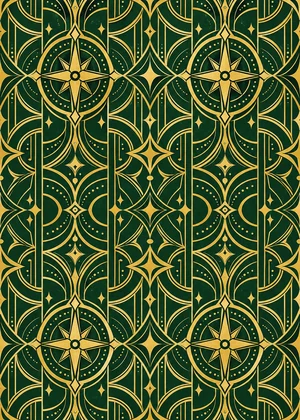
#> input picture solitaire/back.webp, 300 x 420 px
$ python -i process_art.py   (imports and definitions only)
#> lines starting #> are read from the running program, lines starting #| are printed output that depends on the picture; after the words box and inside, x2 and y2 are one past the last pixel; in counts of white or black regions, pixels touching at a corner belong together
#> further down, picture is the input picture: PIL image 300x420 RGB; mean R, G, B 73.6, 90.2, 45.8
"""小遊戲美術後製：把 ChatGPT 出的原圖裁切、縮圖、轉 webp，放到遊戲讀取的位置。

用法（在專案根目錄）：
    python tools/process_art.py              # 處理 output/imagegen/arcade/ 裡有的原圖
    python tools/process_art.py --src X --dst Y   # 測試用：指定來源與輸出根目錄

原圖檔名（.png / .jpg / .webp 皆可），缺的會略過，所以可以一張一張補：
    icon-sudoku / icon-minesweeper / icon-bulls-cows / icon-solitaire / icon-rpg / icon-tower-orbs / icon-drift-ark / icon-tetris / icon-pokemo / icon-outpost / icon-neon-danmaku / icon-sky-frontier / icon-shrine
    cover-<遊戲>（首頁彩色封面，13 款；大作 900×600、小品 600×600，清單見下方 COVER_SIZE；輸出 covers/<遊戲>.webp）
    solitaire-back / solitaire-felt
    minesweeper-flag / minesweeper-mine
    relic-<id> / trait-<id> / boss-<id> / event-<id> / node-<id> / unlock-<id>（轉珠之塔地城，id 見下方 RG_ART）
    sf-<id>（天穹拓荒的方塊、怪物、人物、背景，id 見下方 SF_ART）

聖林神廟（shrine）另有一組，原圖放 output/imagegen/shrine/（--shrine-src 可改），輸出到 shrine/art/ 並產生 index.json：
    m-<id>（怪物，2x2 四格）／n-<id>（NPC，單張正面）／sheet-props、sheet-items、sheet-equip（各 4x4 共 16 格）
    以及 p-／i-／e-<id> 單張補圖（優先於圖表切出來的）。id 與格位順序見下方 SH_*，細節見 美術需求_ChatGPT出圖.md 第 16 節
    hero（英雄，4 欄 × 3 列 12 格 → 取代 shrine/art/hero.webp）、boss-forest／fire／water／temple（首領 → boss_*.webp），
    這兩類是固定檔名，不列入 index.json

規格與 prompt 見 美術需求_ChatGPT出圖.md。只用 Pillow，不是網站的一部分（網站本身仍然零依賴）。
"""
import argparse
import json
import sys
import re
from collections import deque
from pathlib import Path

from PIL import Image, ImageChops, ImageDraw, ImageFilter, ImageStat

ROOT = Path(__file__).resolve().parent.parent
EXTS = ('.png', '.jpg', '.jpeg', '.webp')


# [8 lines left out: function center_crop, not called in this run]


def icon(im, size):
    """首頁卡片圖示：正方形滿版（卡片框本身有圓角，圖不用自帶圓角）。"""
    return center_crop(im.convert('RGB'), 1).resize((size, size), Image.LANCZOS)


def card_back(im, w, h):
    """牌背：裁成 5:7。"""
    return center_crop(im.convert('RGB'), w / h).resize((w, h), Image.LANCZOS)


# [47 lines left out: functions seamless_tile, sprite, trimmed, not called in this run]


def cell_fill(im, size):
    """貼滿一格（門、機器、原木這類要填滿方塊的物件）。"""
    return trimmed(im).resize((size, size), Image.LANCZOS)


# [25 lines left out: functions cell_floor, figure, h_seam, not called in this run]


# 天穹拓荒：處理方式 → 原圖 id 清單（去掉 sf- 就是輸出檔名）。tile-<key> 要跟 sky-frontier/index.html 的 TILE_DEFS 一致。
SF_DIR = 'sky-frontier/art'
SF_ART = {
    (lambda im: seamless_tile(im, 256)): [f'tile-{k}' for k in ('dirt', 'sand', 'stone', 'cobble', 'deep', 'seal', 'bedrock', 'plank', 'brick', 'cloud', 'ruin', 'lava')]
        + ['cave-dirt', 'cave-stone', 'cave-deep', 'wall_wood', 'wall_stone', 'wall_brick'],
    (lambda im: h_seam(im, 1, 64)): ['tile-moss', 'tile-frost'],
    (lambda im: cell_fill(im, 64)): [f'tile-{k}' for k in ('o_coal', 'o_iron', 'o_gold', 'o_crystal', 'o_blue', 'o_aether', 'o_star', 'log', 'leaves', 'glass', 'ladder', 'door', 'gate', 'gateopen', 'lamp', 'lamp-on', 'drill', 'seller', 'notgate', 'delay', 'clock')],
    (lambda im: cell_floor(im, 64)): [f'tile-{k}' for k in ('dooropen', 'mushroom', 'torch', 'chest', 'bench', 'furnace', 'anvil', 'bed', 'boundary', 'board', 'stele', 'lever', 'lever-on', 'plate', 'sapling', 'crop', 'crop-ripe', 'altar')],
    (lambda im: figure(im, 128)): ['player', 'npc-scrap', 'npc-artisan'] + [f'mob-{k}' for k in ('slug', 'walker', 'bat', 'bomber', 'archer', 'golem', 'flame', 'wraith')],
    (lambda im: figure(im, 256)): [f'mob-{k}' for k in ('warden', 'skylord', 'starfall')] + ['bg-island-1', 'bg-island-2', 'bg-island-3'],
    (lambda im: cell_floor(im, 128)): ['bg-sun', 'bg-moon'],
    (lambda im: center_crop(im.convert('RGBA'), 3 / 2).resize((1536, 1024), Image.LANCZOS)): ['bg-far', 'bg-mid'],  # 遊戲內左右交替翻轉相接
}


# 轉珠之塔地城的圖示：種類 → (輸出邊長, id 清單)。id 要跟 tower-orbs/rogue.js 的 RG_RELIC / RG_TRAIT /
# RG_BOSS / RG_EVENT / RG_NODE / RG_UNLOCK 一致（新增時兩邊都加）。全部輸出到 tower-orbs/rg/<種類>-<id>.webp
RG_DIR = 'tower-orbs/rg'
RG_ART = {
    'relic': (128, ['ember', 'fuel', 'ash', 'wildfire', 'tide', 'coral', 'abyss', 'grail', 'spring', 'halo',
                    'prism', 'harmony', 'rainbow', 'cell', 'coil', 'dynamo',
                    'core', 'greed', 'glass', 'watch', 'rage', 'chain', 'bell']),
    'trait': (64, ['rage', 'twin', 'regen', 'drain', 'shell', 'ward', 'venom', 'curse']),
    'boss': (96, ['seal', 'barrier', 'shift']),
    'event': (256, ['altar', 'gamble', 'wanderer', 'fountain', 'chest']),
    'node': (96, ['battle', 'elite', 'event', 'shop', 'rest', 'boss']),
    'unlock': (96, ['gold', 'relics', 'lead4', 'asc', 'kit']),
}

# 首頁封面：(寬, 高) → 遊戲清單。大作＝橫幅 3:2（900×600），小品＝方形 1:1（600×600）。
# 要跟根 index.html 兩個區塊的卡片一致；rpg-next 與 rpg 共用 covers/rpg.webp，不另出圖
COVER_DIR = 'covers'
COVER_QUALITY = 82
COVER_SIZE = {
    (900, 600): ['pokemo', 'shrine', 'rpg', 'tower-orbs', 'drift-ark', 'outpost', 'sky-frontier', 'border-lord', 'xiuxian'],   # 深掘礦工已併入天穹拓荒
    (600, 600): ['sudoku', 'minesweeper', 'bulls-cows', 'solitaire', 'tetris', 'neon-danmaku', 'blizzard-cabin'],
}


# [4 lines left out: function cover, not called in this run]


# 原圖名 → (輸出路徑, 處理函式)
JOBS = {
    **{f'icon-{g}': (f'icons/{g}.webp', lambda im: icon(im, 256))
       for g in ['sudoku', 'minesweeper', 'bulls-cows', 'solitaire', 'rpg', 'tower-orbs', 'drift-ark', 'tetris', 'pokemo', 'outpost', 'neon-danmaku', 'sky-frontier', 'shrine']},
    # 首頁彩色封面：原圖 cover-<遊戲>，輸出 covers/<遊戲>.webp（品質 82）。尺寸依 COVER_SIZE 分大作／小品
    **{f'cover-{g}': (f'{COVER_DIR}/{g}.webp', (lambda s: lambda im: cover(im, s))(size))
       for size, games in COVER_SIZE.items() for g in games},
    'solitaire-back': ('solitaire/back.webp', lambda im: card_back(im, 300, 420)),
    'solitaire-felt': ('solitaire/felt.webp', lambda im: seamless_tile(im, 512)),
    'minesweeper-flag': ('minesweeper/flag.webp', lambda im: sprite(im, 96)),
    'minesweeper-mine': ('minesweeper/mine.webp', lambda im: sprite(im, 96)),
    **{f'{k}-{i}': (f'{RG_DIR}/{k}-{i}.webp', (lambda n: lambda im: sprite(im, n))(n))
       for k, (n, ids) in RG_ART.items() for i in ids},
    **{f'sf-{i}': (f'{SF_DIR}/{i}.webp', fn) for fn, ids in SF_ART.items() for i in ids},
    # 珠界主畫面按鍵框：遊戲裡拉成 4:1，兩張都存在才會換上
    'pokemo-btn': ('pokemo/art/ui-btn.webp', lambda im: trimmed(im).resize((640, 160), Image.LANCZOS)),
    'pokemo-btn-pri': ('pokemo/art/ui-btn-pri.webp', lambda im: trimmed(im).resize((640, 160), Image.LANCZOS)),
}


# ================= 聖林神廟（shrine）=================
# id 要跟 shrine/index.html 的 ICON_OF／P_ART、game.js 的 MON_ART、maps.js 的 npc id 一致
SH_DIR = 'shrine/art'
SH_MON = ['slime', 'slime-water', 'slime-mush', 'slime-ember', 'knight', 'goblin', 'archer']
SH_NPC = ['chief', 'smith', 'merchant', 'traveler', 'trainer', 'villager']
# 圖表：原圖名 → 由左到右、由上到下 16 格的 id
SH_SHEETS = {
    'sheet-props': ['p-chest', 'p-chest-open', 'p-pot', 'p-pot-broken', 'p-brazier', 'p-brazier-lit', 'p-block', 'p-plate',
                    'p-altar', 'p-pillar', 'p-pillar-broken', 'p-campfire', 'p-board', 'p-hook', 'p-stake', 'p-gate'],
    'sheet-items': ['i-coin', 'i-heart', 'i-key', 'i-bomb', 'i-boomerang', 'i-lantern', 'i-hookshot', 'i-piece',
                    'i-relic-forest', 'i-relic-fire', 'i-relic-water', 'i-shard', 'i-ore', 'i-core-forest', 'i-core-fire', 'i-core-water'],
    'sheet-equip': ['e-wood_sword', 'e-iron_sword', 'e-flame_sword', 'e-star_sword', 'e-wood_shield', 'e-iron_shield', 'e-prism_shield', 'e-cloth',
                    'e-scale_mail', 'e-ember_mail', 'e-wind_boots', 'e-lucky_ring', 'e-sword_crest', 'i-potion', 'i-arrow', 'i-heart-full'],
}
SH_ITEM_EDGE = {'p': 192, 'e': 192, 'i': 128}   # 小物件長邊縮到幾 px（依 id 前綴）
# 首領原圖 boss-<key> → 成品檔名（temple 對應 boss_time，檔名沿用現行）
SH_BOSS = {'forest': 'boss_forest', 'fire': 'boss_fire', 'water': 'boss_water', 'temple': 'boss_time'}
HERO_CELL = (204, 154)    # 英雄圖集每格大小；成品 4 欄 × 4 列＝816×616，格式要跟 shrine/index.html 的 HERO_CW／HERO_CH 一致
HERO_BODY = 150           # 站立格的人高（px），要跟 shrine/index.html 的 HERO_BODY 一致
BOSS_SIDE = 384           # 首領成品是正方形
SH_ID_RE = re.compile(r'^[mnpie]-')               # index.json 只收這幾類，art/ 裡原本的 hero、mon 等不列


def remove_bg(im, tol=40):
    """去背。已有透明就原樣用；整張不透明且四角顏色幾乎一致時，從邊緣做容差洪水填充去背，
    再內縮 1px 去掉邊緣色邊。回傳 RGBA。"""
#> called with tol = 40
    im = im.convert('RGBA')
    a = im.getchannel('A')
#> a: PIL image 300x420 L; every value is 255
    w, h = im.size
    if sum(1 for v in a.resize((64, 64)).getdata() if v < 250) > 40:
        return im  # 本來就有透明背景
    rgb = im.convert('RGB')
    k = max(2, min(w, h) // 100)
    corners = [rgb.crop(b).resize((1, 1), Image.BOX).getpixel((0, 0))
               for b in ((0, 0, k, k), (w - k, 0, w, k), (0, h - k, k, h), (w - k, h - k, w, h))]
#> corners = [(207, 172, 71), (216, 183, 84), (200, 161, 60), (202, 159, 58)]
    bg = tuple(round(sum(c[i] for c in corners) / 4) for i in range(3))
#> bg = (206, 169, 68)
    if max(abs(c[i] - bg[i]) for c in corners for i in range(3)) > 24:
        print('    [注意] 沒有透明背景、四角顏色也不一致：無法自動去背，請重出透明背景 PNG')
        return im
    # 與底色差距小的像素＝背景候選（0），其餘＝前景（255）；再只留下「接到邊緣」的背景候選
    r, g, b = ImageChops.difference(rgb, Image.new('RGB', im.size, bg)).split()
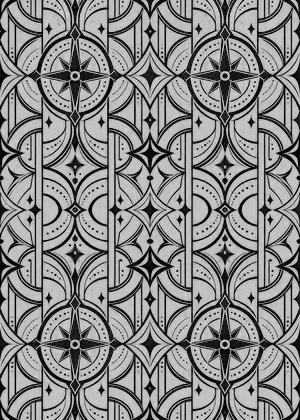
#> r: PIL image 300x420 L; min 0, max 206, mean 136.3
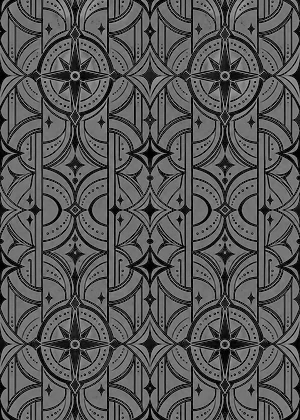
#> g: PIL image 300x420 L; min 0, max 169, mean 88.6
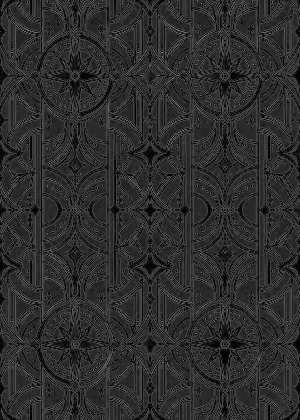
#> b: PIL image 300x420 L; min 0, max 141, mean 45.5
    mask = ImageChops.lighter(ImageChops.lighter(r, g), b).point(lambda v: 0 if v <= tol else 255)
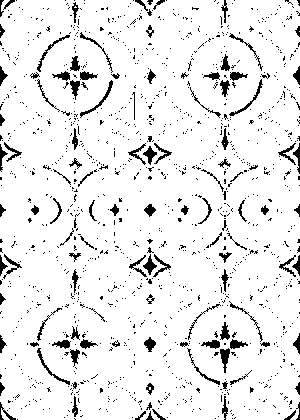
#> mask: PIL image 300x420 L; 91.9% white; 1277 black regions (1163 under 20 px), largest, box (x1, y1, x2, y2) and area: (80, 80, 113, 118) 149, (37, 348, 70, 385) 140, (229, 79, 263, 116) 137
    seeds = [(x, 0) for x in range(w)] + [(x, h - 1) for x in range(w)] + [(0, y) for y in range(h)] + [(w - 1, y) for y in range(h)]
    for xy in seeds:
        if mask.getpixel(xy) == 0:
            ImageDraw.floodfill(mask, xy, 128)
    alpha = mask.point(lambda v: 0 if v == 128 else 255)
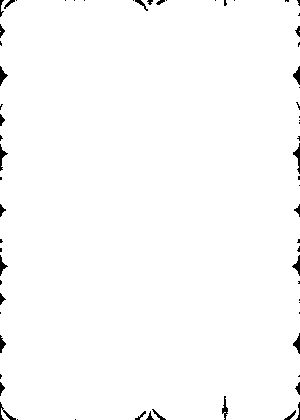
#> alpha: PIL image 300x420 L; 98.8% white; 67 black regions (40 under 20 px), largest, box (x1, y1, x2, y2) and area: (293, 143, 300, 174) 82, (0, 144, 8, 171) 76, (0, 402, 16, 420) 75
    alpha = alpha.filter(ImageFilter.MinFilter(3))   # 內縮 1px：去掉半透明邊上沾到的底色
#> alpha: PIL image 300x420 L; 97.8% white; 52 black regions (19 under 20 px), largest, box (x1, y1, x2, y2) and area: (134, 408, 167, 420) 214, (292, 135, 300, 181) 173, (0, 401, 19, 420) 147
    out = im.copy()
    out.putalpha(alpha)
#> (the rest of the program and of its run is left out)
